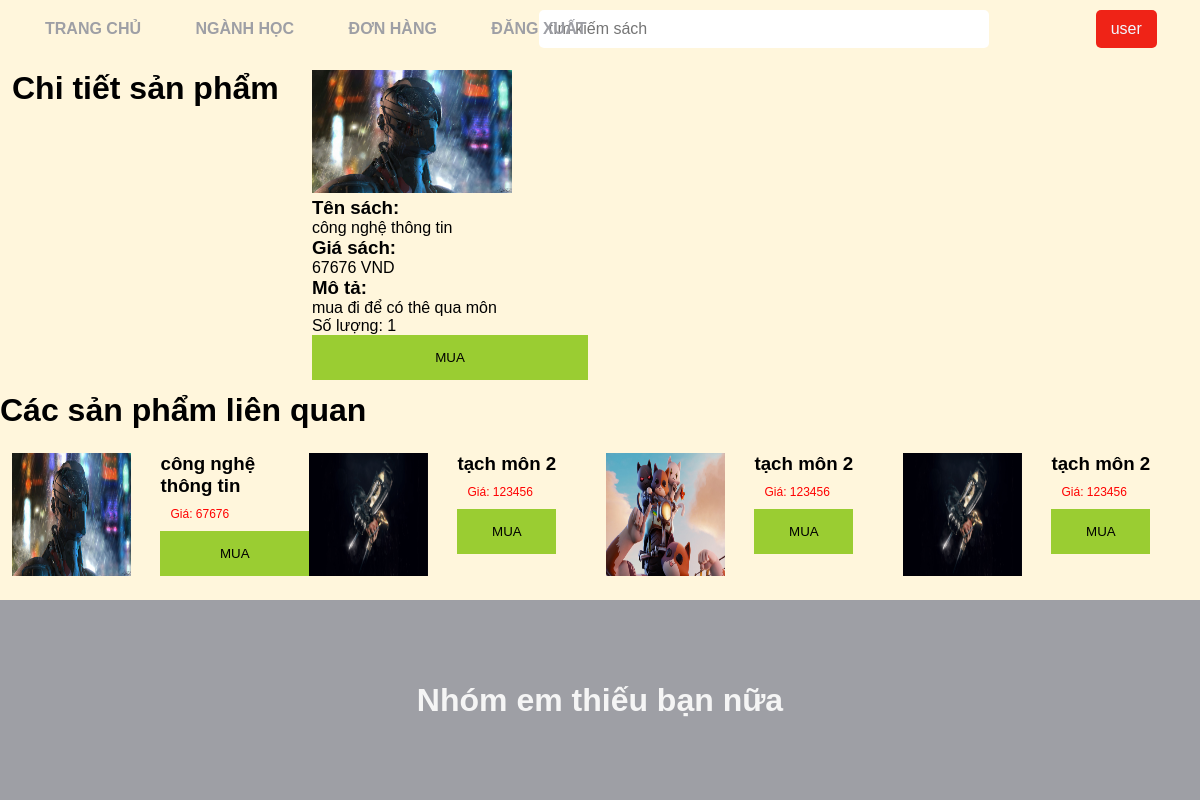
/index.php?act=thongTin&id_s=6&id_d=2, run on the app's committed database.
### tables this page shows
CREATE TABLE `sach` (
  `id_sach` int(11) NOT NULL,
  `ky` int(11) NOT NULL,
  `ten_sach` varchar(255) NOT NULL,
  `gia_ban` int(10) NOT NULL,
  `so_luong` int(11) NOT NULL,
  `hinh_anh` varchar(255) DEFAULT NULL,
  `mo_ta` varchar(255) DEFAULT NULL,
  `id_danh_muc` int(11) NOT NULL,
  `trang_thai` int(11) NOT NULL
);

### models/connectdb.php (called while the page is built, shortened)
<?php
function connect()
{
    $servername = "localhost";
    $username = "root";
    $password = "";
    try {
        $conn = new PDO("mysql:host=$servername;dbname=xuong1_done", $username, $password);
        $conn->setAttribute(PDO::ATTR_ERRMODE, PDO::ERRMODE_EXCEPTION);
    } catch (PDOException $e) {
        echo $e->getMessage();
    }
    return $conn;
}
function getData($query, $params = [], $getAll = true)
{
    $conn = connect();
    $stmt = $conn->prepare($query);
    $stmt->execute($params);
    if ($getAll) {
        return $stmt->fetchAll();
    }
    return $stmt->fetch();
}

### models/sach.php (called while the page is built, shortened)
<?php
require_once "models/connectdb.php";
function getOneSach($id)
{
    $sql = "SELECT * FROM sach WHERE id_sach=?";
    return getData($sql, [$id]);
}
function getSachByIdDanhMuc($idDanhMuc)
{
    $sql = "SELECT * FROM sach join danh_muc on sach.id_danh_muc = danh_muc.id_danh_muc WHERE sach.id_danh_muc=?";
    return getData($sql, [$idDanhMuc]);
}

### views/site/thongtin/list.php (the view)
<main class="tt">
    <div class="container">
        <h1>Chi tiết sản phẩm</h1>
        <div class="book-details">
            <?php foreach ($vlAllS as $i => $s) { ?>
                <div class="book-image">
                    <img src="<?php echo $s['hinh_anh'] ?>" alt="Book Cover" width="200" />
                </div>
                <div class="book-info">
                    <div class="book-title">
                        <h3>Tên sách:</h3> <?php echo $s['ten_sach'] ?>
                    </div>
                    <div class="book-price">
                        <h3>Giá sách:</h3> <?php echo $s['gia_ban'] ?> VND
                    </div>
                    <div class="book-description">
                        <h3>Mô tả:</h3>
                        <?php echo $s['mo_ta'] ?>
                    </div>
                    <div class="book-quantity">Số lượng: 1</div>
                    <a href="index.php?act=dangKy&id_s=<?php echo $s['id_sach'] ?>"><button> MUA </a></button>
                </div>
            <?php } ?>
        </div>
    </div>
    <div class="cacSanPhamLienQuan">
        <div>
            <h1>Các sản phẩm liên quan</h1>
        </div>
        <div class="splq">
            <?php foreach ($vlAllLQ as $i => $s) { ?>
                <div class="sanPham">
                    <img src="<?php echo $s['hinh_anh'] ?>" alt="" width="40%">
                    <div>
                        <a href="index.php?act=thongTin&id_s=<?php echo $s['id_sach'] ?>&id_d=<?php echo $s['id_danh_muc'] ?>">
                            <h3><?php echo $s['ten_sach'] ?></h3>
                        </a>
                        <p style="text-align: left; color: red; font-size: 12px;">Giá: <?php echo $s['gia_ban'] ?></p>
                        <button><a href="index.php?act=dangKy&id_s=<?php echo $s['id_sach'] ?>"> MUA </a></button>
                    </div>
                </div>
            <?php } ?>
        </div>
    </div>
</main>

### views/content/css/style.css (style rules this page uses)
* { margin: 0; padding: 0; box-sizing: border-box; }
body { font-family: Arial, sans-serif; background-color: #fff6dc; }
.container { margin: 1%; display: grid; grid-template-columns: repeat(4, 1fr); grid-gap: 2%; }
.item a, p { text-align: center; text-decoration: none; color: black; font-size: 26px; padding: 10px; }
button { width: 100%; line-height: 45px; background-color: yellowgreen; border: none; }
.splq { display: grid; grid-template-columns: repeat(4, 1fr); margin-top: 2%; margin-bottom: 2%; margin-left: 1%; }
.sanPham { display: flex; flex-direction: row; justify-content: start; gap: 10%; }
a { text-decoration: none; color: black; }

### data on the page
sach: hinh_anh (picture), ten_sach "công nghệ thông tin", gia_ban "67676", mo_ta "mua đi để có thê qua môn"
sach: hinh_anh (picture), ten_sach "tạch môn 2", gia_ban "123456"
sach: hinh_anh (picture), ten_sach "tạch môn 2", gia_ban "123456"
sach: hinh_anh (picture), ten_sach "tạch môn 2", gia_ban "123456"
